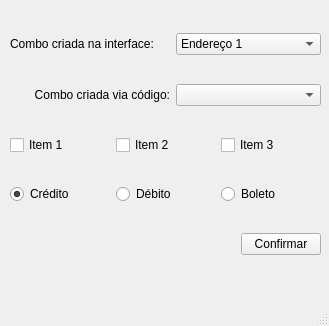
<?xml version="1.0" encoding="UTF-8"?>
<ui version="4.0">
 <class>MainWindow</class>
 <widget class="QMainWindow" name="MainWindow">
  <property name="geometry">
   <rect>
    <x>0</x>
    <y>0</y>
    <width>329</width>
    <height>326</height>
   </rect>
  </property>
  <property name="windowTitle">
   <string>MainWindow</string>
  </property>
  <widget class="QWidget" name="centralwidget">
   <widget class="QWidget" name="">
    <property name="geometry">
     <rect>
      <x>10</x>
      <y>10</y>
      <width>311</width>
      <height>271</height>
     </rect>
    </property>
    <layout class="QVBoxLayout" name="verticalLayout">
     <item>
      <layout class="QHBoxLayout" name="horizontalLayout_2">
       <item>
        <widget class="QLabel" name="label">
         <property name="minimumSize">
          <size>
           <width>160</width>
           <height>0</height>
          </size>
         </property>
         <property name="text">
          <string>Combo criada na interface:</string>
         </property>
        </widget>
       </item>
       <item>
        <widget class="QComboBox" name="cbo_endereco">
         <item>
          <property name="text">
           <string>Endereço 1</string>
          </property>
          <property name="icon">
           <iconset resource="arquivoRecursos.qrc">
            <normaloff>:/ico/ico/endereco1.png</normaloff>:/ico/ico/endereco1.png</iconset>
          </property>
         </item>
         <item>
          <property name="text">
           <string>Endereço 2</string>
          </property>
          <property name="icon">
           <iconset resource="arquivoRecursos.qrc">
            <normaloff>:/ico/ico/endereco2.png</normaloff>:/ico/ico/endereco2.png</iconset>
          </property>
         </item>
         <item>
          <property name="text">
           <string>Endereço 3</string>
          </property>
          <property name="icon">
           <iconset resource="arquivoRecursos.qrc">
            <normaloff>:/ico/ico/endereco3.png</normaloff>:/ico/ico/endereco3.png</iconset>
          </property>
         </item>
        </widget>
       </item>
      </layout>
     </item>
     <item>
      <layout class="QHBoxLayout" name="horizontalLayout_3">
       <item>
        <widget class="QLabel" name="label_2">
         <property name="minimumSize">
          <size>
           <width>160</width>
           <height>0</height>
          </size>
         </property>
         <property name="text">
          <string>Combo criada via código:</string>
         </property>
         <property name="alignment">
          <set>Qt::AlignRight|Qt::AlignTrailing|Qt::AlignVCenter</set>
         </property>
        </widget>
       </item>
       <item>
        <widget class="QComboBox" name="cbo_endCodigo"/>
       </item>
      </layout>
     </item>
     <item>
      <layout class="QHBoxLayout" name="horizontalLayout_4">
       <item>
        <widget class="QCheckBox" name="chk_item1">
         <property name="text">
          <string>Item 1</string>
         </property>
        </widget>
       </item>
       <item>
        <widget class="QCheckBox" name="chk_item2">
         <property name="text">
          <string>Item 2</string>
         </property>
        </widget>
       </item>
       <item>
        <widget class="QCheckBox" name="chk_item3">
         <property name="text">
          <string>Item 3</string>
         </property>
        </widget>
       </item>
      </layout>
     </item>
     <item>
      <layout class="QHBoxLayout" name="horizontalLayout_5">
       <item>
        <widget class="QRadioButton" name="rad_credito">
         <property name="text">
          <string>Crédito</string>
         </property>
         <property name="checked">
          <bool>true</bool>
         </property>
        </widget>
       </item>
       <item>
        <widget class="QRadioButton" name="rad_debito">
         <property name="text">
          <string>Débito</string>
         </property>
        </widget>
       </item>
       <item>
        <widget class="QRadioButton" name="rad_boleto">
         <property name="text">
          <string>Boleto</string>
         </property>
        </widget>
       </item>
      </layout>
     </item>
     <item>
      <layout class="QHBoxLayout" name="horizontalLayout">
       <item>
        <spacer name="horizontalSpacer">
         <property name="orientation">
          <enum>Qt::Horizontal</enum>
         </property>
         <property name="sizeHint" stdset="0">
          <size>
           <width>40</width>
           <height>20</height>
          </size>
         </property>
        </spacer>
       </item>
       <item>
        <widget class="QPushButton" name="btn_Confirmar">
         <property name="text">
          <string>Confirmar</string>
         </property>
        </widget>
       </item>
      </layout>
     </item>
    </layout>
   </widget>
  </widget>
  <widget class="QMenuBar" name="menubar">
   <property name="geometry">
    <rect>
     <x>0</x>
     <y>0</y>
     <width>329</width>
     <height>21</height>
    </rect>
   </property>
  </widget>
  <widget class="QStatusBar" name="statusbar"/>
 </widget>
 <resources>
  <include location="arquivoRecursos.qrc"/>
 </resources>
 <connections/>
</ui>
